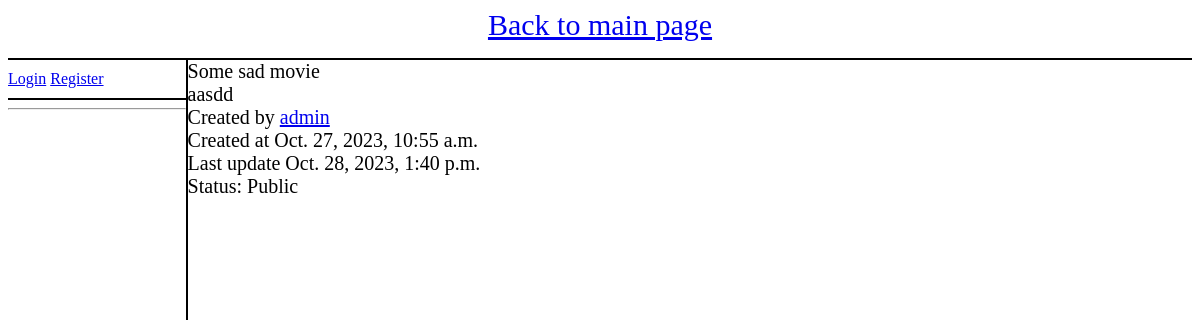
The page /movies/movie/1/ on the database its author committed.
### movies/models.py (models this page shows, shortened)
class Movie(models.Model):
    name = models.CharField(max_length=100)
    description = models.TextField(max_length=500)
    created_at = models.DateTimeField(auto_now_add=True)
    updated_at = models.DateTimeField(auto_now=True)
    created_by = models.ForeignKey(User, on_delete=models.SET_NULL, null=True, related_name='movies_created')
    updated_by = models.ForeignKey(User, on_delete=models.SET_NULL, null=True, related_name='movies_updated')
    public = models.BooleanField(default=False)
    genres = models.ManyToManyField(Genre)
    tags = models.ManyToManyField(Tag)
    def is_public(self):
        return self.public

### movies/views.py (the view)
# urls.py: path("movie/<int:movie_id>/", views.movie_detail, name="movie_detail"),
def movie_detail(request, movie_id):
    context = {}
    movie = get_object_or_404(Movie, pk=movie_id)
    if not movie.public:
        if not request.user.is_staff:
            return HttpResponse("Movie is private")
    context["movie"] = movie
    return render(request, "movies/movie_detail.html", context)

### movies/templates/movies/movie_detail.html (shortened to what this page needs)
{% extends 'movies/template.html' %}
{% block content %}
<div>
    <div class = "left-panel">
        <div class = "account">
            {% if request.user.is_authenticated %}
                <div>
                    Hi {{ request.user }} <a href="/profile/{{ request.user.id }}">Profile</a>
                </div>
                <div>
                    <a href="{% url 'logout_from_page' %}?next={{ request.path }}">Logout</a>
                </div>
            {% else %}
            <a href="{% url 'login_to_page' %}?next={{ request.path }}">Login</a>
            <a href="{% url 'register_to_page' %}?next={{ request.path }}">Register</a>
            {% endif%}
        </div>
        <hr/>
    </div>
    <div class = "right-panel">
        {{ movie.name }}<br/>
        {{ movie.description }}<br/>
        Created by <a href="/profile/{{ movie.created_by.id }}">{{ movie.created_by }}</a><br/>
        Created at {{ movie.created_at }}<br/>
        Last update {{ movie.updated_at }}<br/>
        {% if movie.is_public %}
            Status: Public<br/>
        {% else %}
            Status: Private<br/>
        {% endif %}
    </div>
</div>
{% endblock content %}

### movies/static/styles/main.css (style rules this page uses)
body { background-color: white; }
.account { border-bottom: 2px solid black; padding-top: 10px; padding-bottom: 10px; }
.left-panel { float:left; width:15%; height:90%; border-right: 2px solid black; margin-right:0; display: sticky; }
.right-panel { float:left; width: 84%; height:90%; font-size: 20px; }

### rows shown on the page
Movie: name "Some sad movie", description "aasdd", created_by "admin", created_at "Oct. 27, 2023, 10:55 a.m.", updated_at "Oct. 28, 2023, 1:40 p.m."
